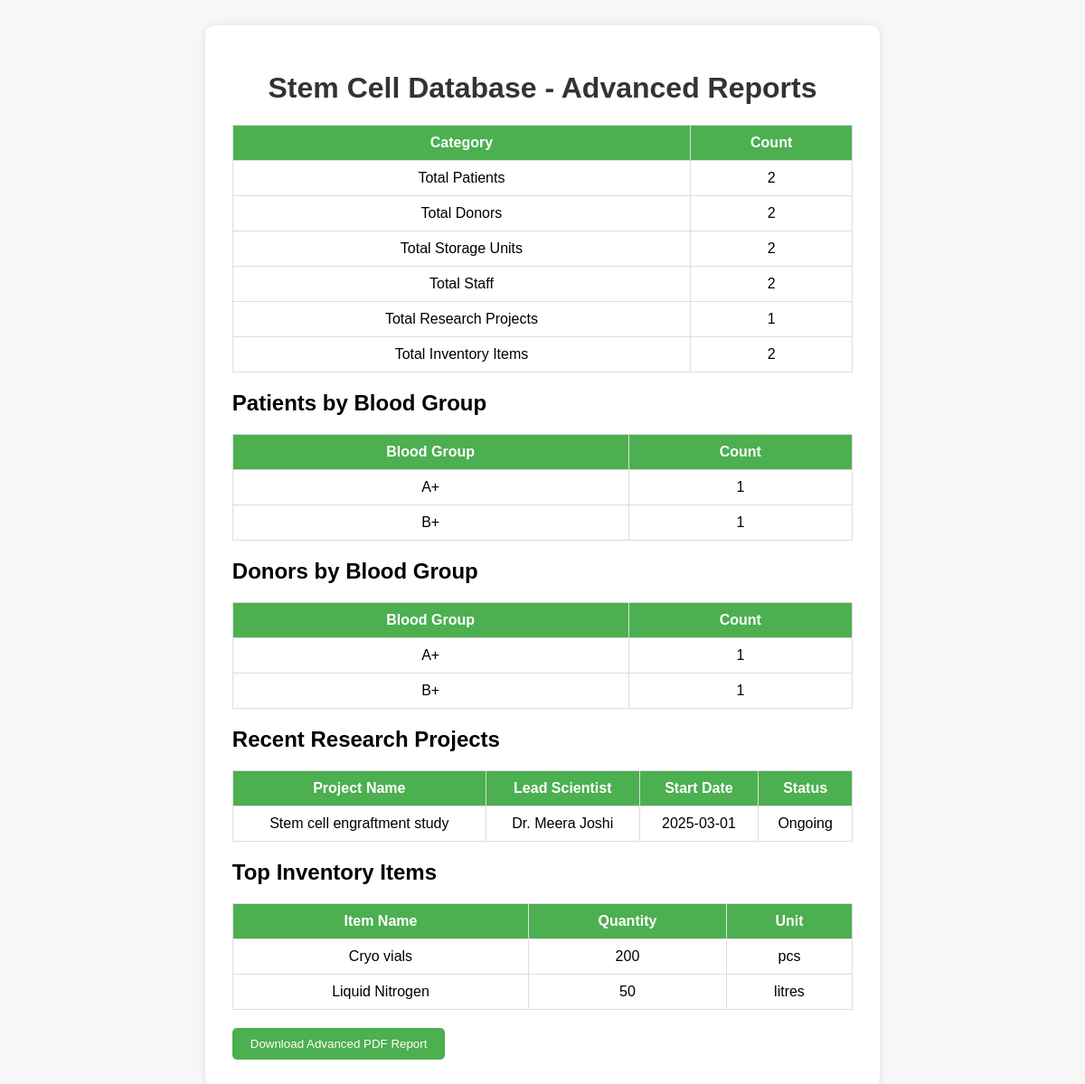
Screenshot of /modules/reports.php with the database file from the repository.
### tables this page shows
CREATE TABLE IF NOT EXISTS research (
  research_id INT AUTO_INCREMENT PRIMARY KEY,
  project_name VARCHAR(255) NOT NULL,
  lead_scientist VARCHAR(150),
  start_date DATE,
  status VARCHAR(50),
  summary TEXT,
  created_at TIMESTAMP DEFAULT CURRENT_TIMESTAMP
);

CREATE TABLE IF NOT EXISTS inventory (
  item_id INT AUTO_INCREMENT PRIMARY KEY,
  item_name VARCHAR(150) NOT NULL,
  quantity INT DEFAULT 0,
  unit VARCHAR(50),
  last_updated TIMESTAMP DEFAULT CURRENT_TIMESTAMP ON UPDATE CURRENT_TIMESTAMP
);

### modules/reports.php (the view, shortened to what this page needs)
<?php
include('../config/db_connect.php');
$total_patients = mysqli_fetch_assoc(mysqli_query($conn, "SELECT COUNT(*) AS total FROM patients"))["total"];
$total_donors = mysqli_fetch_assoc(mysqli_query($conn, "SELECT COUNT(*) AS total FROM donors"))["total"];
$total_storage = mysqli_fetch_assoc(mysqli_query($conn, "SELECT COUNT(*) AS total FROM storage"))["total"];
$total_staff = mysqli_fetch_assoc(mysqli_query($conn, "SELECT COUNT(*) AS total FROM staff"))["total"];
$total_research = mysqli_fetch_assoc(mysqli_query($conn, "SELECT COUNT(*) AS total FROM research"))["total"];
$total_inventory = mysqli_fetch_assoc(mysqli_query($conn, "SELECT COUNT(*) AS total FROM inventory"))["total"];
$patient_bg = mysqli_query($conn, "SELECT blood_group, COUNT(*) AS count FROM patients GROUP BY blood_group");
$donor_bg = mysqli_query($conn, "SELECT blood_group, COUNT(*) AS count FROM donors GROUP BY blood_group");
$recent_research = mysqli_query($conn, "SELECT project_name, lead_scientist, start_date, status FROM research ORDER BY start_date DESC LIMIT 5");
$inventory_items = mysqli_query($conn, "SELECT item_name, quantity, unit FROM inventory ORDER BY quantity DESC LIMIT 5");
?>
<!DOCTYPE html>
<html lang="en">
<head>
</head>
<body>
  <div class="container">
    <h1>Stem Cell Database - Advanced Reports</h1>
    <table>
      <tr><th>Category</th><th>Count</th></tr>
      <tr><td>Total Patients</td><td><?php echo $total_patients; ?></td></tr>
      <tr><td>Total Donors</td><td><?php echo $total_donors; ?></td></tr>
      <tr><td>Total Storage Units</td><td><?php echo $total_storage; ?></td></tr>
      <tr><td>Total Staff</td><td><?php echo $total_staff; ?></td></tr>
      <tr><td>Total Research Projects</td><td><?php echo $total_research; ?></td></tr>
      <tr><td>Total Inventory Items</td><td><?php echo $total_inventory; ?></td></tr>
    </table>
    <h2>Patients by Blood Group</h2>
    <table>
      <tr><th>Blood Group</th><th>Count</th></tr>
      <?php while($row = mysqli_fetch_assoc($patient_bg)) { ?>
        <tr><td><?php echo $row['blood_group']; ?></td><td><?php echo $row['count']; ?></td></tr>
      <?php } ?>
    </table>
    <h2>Donors by Blood Group</h2>
    <table>
      <tr><th>Blood Group</th><th>Count</th></tr>
      <?php mysqli_data_seek($donor_bg, 0); while($row = mysqli_fetch_assoc($donor_bg)) { ?>
        <tr><td><?php echo $row['blood_group']; ?></td><td><?php echo $row['count']; ?></td></tr>
      <?php } ?>
    </table>
    <h2>Recent Research Projects</h2>
    <table>
      <tr><th>Project Name</th><th>Lead Scientist</th><th>Start Date</th><th>Status</th></tr>
      <?php while($row = mysqli_fetch_assoc($recent_research)) { ?>
        <tr><td><?php echo $row['project_name']; ?></td><td><?php echo $row['lead_scientist']; ?></td><td><?php echo $row['start_date']; ?></td><td><?php echo $row['status']; ?></td></tr>
      <?php } ?>
    </table>
    <h2>Top Inventory Items</h2>
    <table>
      <tr><th>Item Name</th><th>Quantity</th><th>Unit</th></tr>
      <?php while($row = mysqli_fetch_assoc($inventory_items)) { ?>
        <tr><td><?php echo $row['item_name']; ?></td><td><?php echo $row['quantity']; ?></td><td><?php echo $row['unit']; ?></td></tr>
      <?php } ?>
    </table>
    <form method="post">
      <button type="submit" name="download_pdf" class="btn">Download Advanced PDF Report</button>
    </form>
  </div>
</body>
</html>

### modules/reports.php (style rules this page uses)
body { font-family: Arial, sans-serif; background: #f7f7f7; padding: 20px; }
.container { background: white; padding: 30px; border-radius: 10px; box-shadow: 0 0 10px rgba(0,0,0,0.1); width: 60%; margin: auto; }
h1 { text-align: center; color: #333; }
table { width: 100%; border-collapse: collapse; margin-top: 20px; }
th, td { border: 1px solid #ddd; padding: 10px; text-align: center; }
th { background-color: #4CAF50; color: white; }
.btn { display: inline-block; background-color: #4CAF50; color: white; padding: 10px 20px; text-decoration: none; border-radius: 5px; margin-top: 20px; cursor: pointer; border: none; }

### rows the page displays
research: project_name "Stem cell engraftment study", lead_scientist "Dr. Meera Joshi", start_date "2025-03-01", status "Ongoing"
inventory: item_name "Cryo vials", quantity "200", unit "pcs"
inventory: item_name "Liquid Nitrogen", quantity "50", unit "litres"

### other values shown
$total_patients "2"
$total_donors "2"
$total_storage "2"
$total_staff "2"
$total_research "1"
$total_inventory "2"
$row['blood_group'] "A+"
$row['count'] "1"
$row['blood_group'] "B+"
